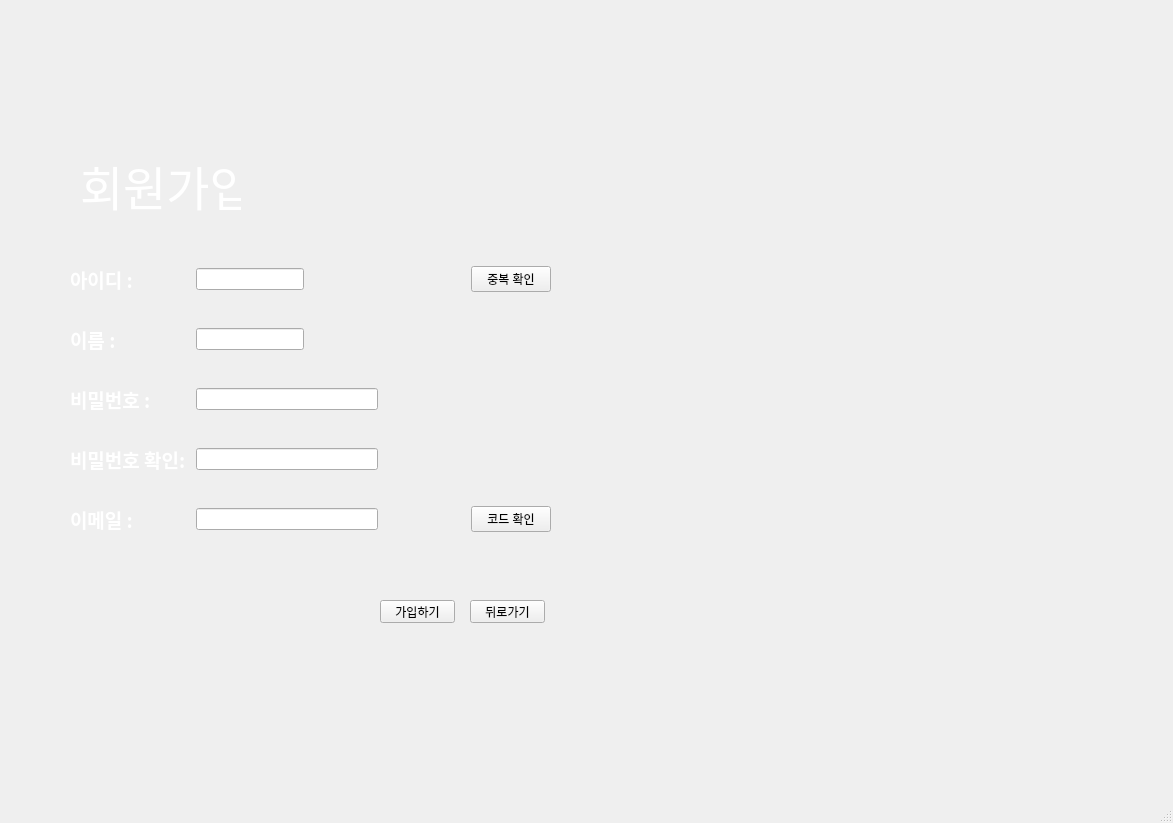
<?xml version="1.0" encoding="UTF-8"?>
<ui version="4.0">
 <class>SignWindow</class>
 <widget class="QMainWindow" name="SignWindow">
  <property name="geometry">
   <rect>
    <x>0</x>
    <y>0</y>
    <width>1173</width>
    <height>823</height>
   </rect>
  </property>
  <property name="windowTitle">
   <string>SignWindow</string>
  </property>
  <widget class="QWidget" name="centralwidget">
   <widget class="QLabel" name="tablet_frame">
    <property name="enabled">
     <bool>true</bool>
    </property>
    <property name="geometry">
     <rect>
      <x>-70</x>
      <y>-30</y>
      <width>1301</width>
      <height>871</height>
     </rect>
    </property>
    <property name="autoFillBackground">
     <bool>false</bool>
    </property>
    <property name="text">
     <string/>
    </property>
    <property name="textFormat">
     <enum>Qt::AutoText</enum>
    </property>
    <property name="pixmap">
     <pixmap resource="main_frame.qrc">:/main_frame/img/tablet_frame.png</pixmap>
    </property>
    <property name="scaledContents">
     <bool>true</bool>
    </property>
   </widget>
   <widget class="QLabel" name="sign_img">
    <property name="geometry">
     <rect>
      <x>40</x>
      <y>50</y>
      <width>1091</width>
      <height>671</height>
     </rect>
    </property>
    <property name="text">
     <string/>
    </property>
    <property name="pixmap">
     <pixmap resource="main_frame.qrc">:/home_img/img/hom_and_login.jpg</pixmap>
    </property>
    <property name="scaledContents">
     <bool>true</bool>
    </property>
    <property name="openExternalLinks">
     <bool>false</bool>
    </property>
   </widget>
   <widget class="QPushButton" name="btn_sign">
    <property name="geometry">
     <rect>
      <x>380</x>
      <y>600</y>
      <width>75</width>
      <height>23</height>
     </rect>
    </property>
    <property name="text">
     <string>가입하기</string>
    </property>
   </widget>
   <widget class="QWidget" name="gridLayoutWidget">
    <property name="geometry">
     <rect>
      <x>70</x>
      <y>240</y>
      <width>481</width>
      <height>321</height>
     </rect>
    </property>
    <layout class="QGridLayout" name="gridLayout_2" rowstretch="0,0,0,0,0">
     <item row="3" column="1" colspan="2">
      <widget class="QLineEdit" name="txt_pwdCk">
       <property name="echoMode">
        <enum>QLineEdit::Password</enum>
       </property>
      </widget>
     </item>
     <item row="0" column="0" alignment="Qt::AlignLeft">
      <widget class="QLabel" name="lb_id">
       <property name="font">
        <font>
         <family>휴먼엑스포</family>
         <pointsize>14</pointsize>
         <weight>75</weight>
         <bold>true</bold>
        </font>
       </property>
       <property name="styleSheet">
        <string notr="true">color:rgb(255, 255, 255);</string>
       </property>
       <property name="text">
        <string>아이디 :</string>
       </property>
       <property name="textFormat">
        <enum>Qt::AutoText</enum>
       </property>
       <property name="wordWrap">
        <bool>true</bool>
       </property>
      </widget>
     </item>
     <item row="0" column="2">
      <widget class="QLabel" name="lb_id_status">
       <property name="enabled">
        <bool>false</bool>
       </property>
       <property name="acceptDrops">
        <bool>false</bool>
       </property>
       <property name="autoFillBackground">
        <bool>false</bool>
       </property>
       <property name="styleSheet">
        <string notr="true">style:disable;</string>
       </property>
       <property name="text">
        <string/>
       </property>
       <property name="pixmap">
        <pixmap resource="main_frame.qrc">:/check_ico/img/check_ico_small.png</pixmap>
       </property>
      </widget>
     </item>
     <item row="1" column="0">
      <widget class="QLabel" name="lb_name">
       <property name="font">
        <font>
         <family>휴먼엑스포</family>
         <pointsize>14</pointsize>
         <weight>75</weight>
         <bold>true</bold>
        </font>
       </property>
       <property name="styleSheet">
        <string notr="true">color:rgb(255, 255, 255);</string>
       </property>
       <property name="text">
        <string>이름 : </string>
       </property>
       <property name="textFormat">
        <enum>Qt::AutoText</enum>
       </property>
       <property name="wordWrap">
        <bool>true</bool>
       </property>
      </widget>
     </item>
     <item row="4" column="0">
      <widget class="QLabel" name="lb_email">
       <property name="enabled">
        <bool>true</bool>
       </property>
       <property name="font">
        <font>
         <family>휴먼엑스포</family>
         <pointsize>14</pointsize>
         <weight>75</weight>
         <bold>true</bold>
        </font>
       </property>
       <property name="styleSheet">
        <string notr="true">color:rgb(255, 255, 255);</string>
       </property>
       <property name="text">
        <string>이메일 :</string>
       </property>
       <property name="textFormat">
        <enum>Qt::AutoText</enum>
       </property>
       <property name="wordWrap">
        <bool>true</bool>
       </property>
      </widget>
     </item>
     <item row="1" column="2">
      <spacer name="horizontalSpacer_3">
       <property name="orientation">
        <enum>Qt::Horizontal</enum>
       </property>
       <property name="sizeHint" stdset="0">
        <size>
         <width>40</width>
         <height>20</height>
        </size>
       </property>
      </spacer>
     </item>
     <item row="1" column="1">
      <widget class="QLineEdit" name="txt_name"/>
     </item>
     <item row="2" column="4" colspan="2">
      <widget class="QLabel" name="lb_pwdStatus">
       <property name="styleSheet">
        <string notr="true">color:white;</string>
       </property>
       <property name="text">
        <string/>
       </property>
      </widget>
     </item>
     <item row="2" column="0">
      <widget class="QLabel" name="lb_pwd">
       <property name="font">
        <font>
         <family>휴먼엑스포</family>
         <pointsize>14</pointsize>
         <weight>75</weight>
         <bold>true</bold>
        </font>
       </property>
       <property name="styleSheet">
        <string notr="true">color:rgb(255, 255, 255);</string>
       </property>
       <property name="text">
        <string>비밀번호 : </string>
       </property>
       <property name="textFormat">
        <enum>Qt::AutoText</enum>
       </property>
       <property name="wordWrap">
        <bool>true</bool>
       </property>
      </widget>
     </item>
     <item row="4" column="1" colspan="2">
      <widget class="QLineEdit" name="txt_email"/>
     </item>
     <item row="3" column="0">
      <widget class="QLabel" name="lb_pwdCk">
       <property name="enabled">
        <bool>true</bool>
       </property>
       <property name="font">
        <font>
         <family>휴먼엑스포</family>
         <pointsize>14</pointsize>
         <weight>75</weight>
         <bold>true</bold>
        </font>
       </property>
       <property name="styleSheet">
        <string notr="true">color:rgb(255, 255, 255);</string>
       </property>
       <property name="text">
        <string>비밀번호 확인: </string>
       </property>
       <property name="textFormat">
        <enum>Qt::AutoText</enum>
       </property>
       <property name="wordWrap">
        <bool>true</bool>
       </property>
      </widget>
     </item>
     <item row="4" column="5">
      <widget class="QPushButton" name="btn_email">
       <property name="text">
        <string>코드 확인</string>
       </property>
      </widget>
     </item>
     <item row="0" column="5">
      <widget class="QPushButton" name="btn_id">
       <property name="text">
        <string>중복 확인</string>
       </property>
      </widget>
     </item>
     <item row="2" column="3">
      <widget class="QLabel" name="lb_pwd_status">
       <property name="enabled">
        <bool>false</bool>
       </property>
       <property name="text">
        <string/>
       </property>
       <property name="pixmap">
        <pixmap resource="main_frame.qrc">:/check_ico/img/check_ico_small.png</pixmap>
       </property>
      </widget>
     </item>
     <item row="3" column="4" colspan="2">
      <widget class="QLabel" name="lb_pwdCKStatus">
       <property name="styleSheet">
        <string notr="true">color:white;</string>
       </property>
       <property name="text">
        <string/>
       </property>
      </widget>
     </item>
     <item row="0" column="1">
      <widget class="QLineEdit" name="txt_id"/>
     </item>
     <item row="4" column="3">
      <widget class="QLabel" name="lb_email_status">
       <property name="enabled">
        <bool>false</bool>
       </property>
       <property name="text">
        <string/>
       </property>
       <property name="pixmap">
        <pixmap resource="main_frame.qrc">:/check_ico/img/check_ico_small.png</pixmap>
       </property>
      </widget>
     </item>
     <item row="3" column="3">
      <widget class="QLabel" name="lb_pwdCk_status">
       <property name="enabled">
        <bool>false</bool>
       </property>
       <property name="text">
        <string/>
       </property>
       <property name="pixmap">
        <pixmap resource="main_frame.qrc">:/check_ico/img/check_ico_small.png</pixmap>
       </property>
      </widget>
     </item>
     <item row="4" column="4">
      <spacer name="horizontalSpacer_4">
       <property name="orientation">
        <enum>Qt::Horizontal</enum>
       </property>
       <property name="sizeHint" stdset="0">
        <size>
         <width>40</width>
         <height>20</height>
        </size>
       </property>
      </spacer>
     </item>
     <item row="2" column="1" colspan="2">
      <widget class="QLineEdit" name="txt_pwd">
       <property name="echoMode">
        <enum>QLineEdit::Password</enum>
       </property>
      </widget>
     </item>
    </layout>
   </widget>
   <widget class="QPushButton" name="btn_home">
    <property name="geometry">
     <rect>
      <x>470</x>
      <y>600</y>
      <width>75</width>
      <height>23</height>
     </rect>
    </property>
    <property name="text">
     <string>뒤로가기</string>
    </property>
   </widget>
   <widget class="QLabel" name="label">
    <property name="geometry">
     <rect>
      <x>80</x>
      <y>160</y>
      <width>161</width>
      <height>51</height>
     </rect>
    </property>
    <property name="font">
     <font>
      <family>정선아리랑</family>
      <pointsize>35</pointsize>
     </font>
    </property>
    <property name="styleSheet">
     <string notr="true">color:rgb(255, 255, 255)</string>
    </property>
    <property name="text">
     <string>회원가입</string>
    </property>
   </widget>
  </widget>
  <widget class="QStatusBar" name="statusbar"/>
 </widget>
 <resources>
  <include location="main_frame.qrc"/>
 </resources>
 <connections/>
</ui>
